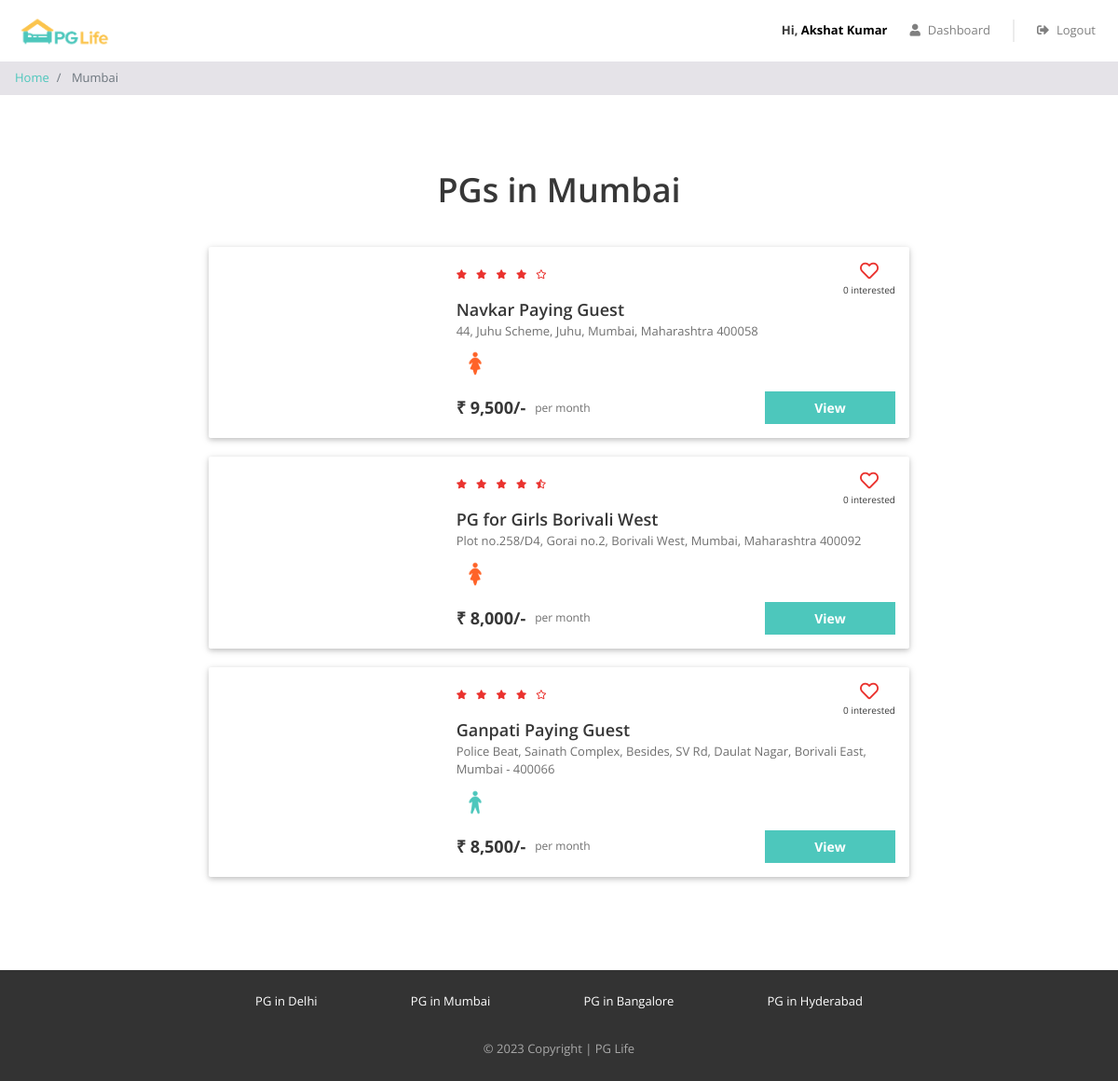
Page /property_list.php?city=Mumbai (signed in) on the committed database.
### tables this page shows
CREATE TABLE `properties` (
  `id` int(11) NOT NULL,
  `city_id` int(11) NOT NULL,
  `name` varchar(400) NOT NULL,
  `address` varchar(1020) NOT NULL,
  `description` longtext NOT NULL,
  `gender` enum('male','female','ubisex') NOT NULL DEFAULT 'male',
  `rent` int(11) NOT NULL,
  `rating_clean` float NOT NULL,
  `rating_food` float NOT NULL,
  `rating_safety` float NOT NULL,
  `Location` text NOT NULL
);

### property_list.php (the view, shortened to what this page needs)
<?php
require "includes/database_connect.php";
$city_name = $_GET["city"];
$sql_1 = "SELECT * FROM cities WHERE name = '$city_name'";
$result_1 = mysqli_query($conn, $sql_1);
$city = mysqli_fetch_assoc($result_1);
$city_id = $city['id'];
$sql_2 = "SELECT * FROM properties WHERE city_id = $city_id";
$result_2 = mysqli_query($conn, $sql_2);
$properties = mysqli_fetch_all($result_2, MYSQLI_ASSOC);
?>
<!DOCTYPE html>
<html lang="en">
<head>
    <?php
    include "includes/head_links.php";
    ?>
    <link href="css/property_list.css" rel="stylesheet" />
</head>
<body>
    <?php
    include "includes/header.php";
    ?>
    <nav aria-label="breadcrumb">
        <ol class="breadcrumb py-2">
            <li class="breadcrumb-item">
                <a href="index.php">Home</a>
            </li>
            <li class="breadcrumb-item active" aria-current="page">
                <?php echo $city_name; ?>
            </li>
        </ol>
    </nav>
    <div class="page-container">
        <?php
            if (count($properties) > 0) {
                echo '
                <h1 style="text-align:center;">PGs in '.$city_name.' </h1>';
            }
        ?>
        <?php
        foreach ($properties as $property) {
        ?>
            <div class="property-card property-id-<?= $property['id'] ?> row">
                <div class="image-container col-md-4">
                </div>
                <div class="content-container col-md-8">
                    <div class="row no-gutters justify-content-between">
                        <?php
                        $total_rating = ($property['rating_clean'] + $property['rating_food'] + $property['rating_safety']) / 3;
                        $total_rating = round($total_rating, 1);
                        ?>
                        <div class="star-container" title="<?= $total_rating ?>">
                            <?php
                            $rating = $total_rating;
                            for ($i = 0; $i < 5; $i++) {
                                if ($rating >= $i + 0.8) {
                            ?>
                                    <i class="fas fa-star"></i>
                                <?php
                                } elseif ($rating >= $i + 0.3) {
                                ?>
                                    <i class="fas fa-star-half-alt"></i>
                                <?php
                                } else {
                                ?>
                                    <i class="far fa-star"></i>
                            <?php
                                }
                            }
                            ?>
                        </div>
                        <div class="interested-container">
                            <?php
                            $interested_users_count = 0;
                            $is_interested = false;
                            if ($is_interested) {
                            ?>
                                <i class="is-interested-image fas fa-heart" property_id="<?= $property['id'] ?>"></i>
                            <?php
                            } else {
                            ?>
                                <i class="is-interested-image far fa-heart" property_id="<?= $property['id'] ?>"></i>
                            <?php
                            }
                            ?>
                            <div class="interested-text">
                                <span class="interested-user-count"><?= $interested_users_count ?></span> interested
                            </div>
                        </div>
                    </div>
                    <div class="detail-container">
                        <div class="property-name"><?= $property['name'] ?></div>
                        <div class="property-address"><?= $property['address'] ?></div>
                        <div class="property-gender">
                            <?php
                            if ($property['gender'] == "male") {
                            ?>
                                <img src="img/male.png" />
                            <?php
                            } elseif ($property['gender'] == "female") {
                            ?>
                                <img src="img/female.png" />
                            <?php
                            } else {
                            ?>
                                <img src="img/unisex.png" />
                            <?php
                            }
                            ?>
                        </div>
                    </div>
                    <div class="row no-gutters">
                        <div class="rent-container col-6">
                            <div class="rent">₹ <?= number_format($property['rent']) ?>/-</div>
                            <div class="rent-unit">per month</div>
                        </div>
                        <div class="button-container col-6">
                            <a href="property_detail.php?property_id=<?= $property['id'] ?>" class="btn btn-primary">View</a>
                        </div>
                    </div>
                </div>
            </div>
        <?php
        }
        ?>
    </div>
    <?php
    include "includes/footer.php";
    ?>
</body>
</html>

### css/common.css (style rules this page uses)
* { box-sizing: border-box; font-family: 'Open Sans', sans-serif; }
body { color: #373737; font-size: 16px; position: relative; }
h1, h2, h3, h4, h5, h6 { font-weight: 600; }
h1 { font-size: 36px; margin-bottom: 40px; }
.btn-primary, .btn-warning, .btn-danger { color: white; font-weight: bold; }
.breadcrumb { background-color: #e5e3e8; font-size: 13px; border-radius: 0px; margin-bottom: 0px; }
.page-container { max-width: 800px; padding: 80px 24px; margin: auto; }

### css/property_list.css (style rules this page uses)
.property-card { background-color: #ffffff; border-radius: 2px; padding: 15px 0px; margin: 0px auto 20px; box-shadow: 0 2px 5px 0 rgba(0, 0, 0, 0.16), 0 2px 10px 0 rgba(0, 0, 0, 0.12); }
.image-container { text-align: center; }
.star-container i { color: #EA322E; font-size: 10px; margin-right: 6px; }
.interested-container { text-align: center; }
.interested-container i { color: #EA322E; font-size: 20px; cursor: pointer; }
.interested-text { font-size: 10px; }
.detail-container { padding-bottom: 10px; }
.property-name { font-size: 18px; font-weight: 600; }
.property-address { color: #6f6f6f; font-size: 13px; padding-bottom: 5px; }
.property-gender img { width: 40px; }
.rent-container { display: flex; align-items: center; }
.rent { font-size: 18px; font-weight: bold; padding-right: 10px; }
.rent-unit { color: #6f6f6f; font-size: 12px; }
.button-container .btn { font-size: 14px; border-radius: 0px; width: 140px; float: right; }

### rows in the picture
properties: interested_users_count "0", name "Navkar Paying Guest", address "44, Juhu Scheme, Juhu, Mumbai, Maharashtra 400058", rent "9,500"
properties: rating_safety 4.5 (drawn), interested_users_count "0", name "PG for Girls Borivali West", address "Plot no.258/D4, Gorai no.2, Borivali West, Mumbai, Maharashtra 400092", rent "8,000"
properties: interested_users_count "0", name "Ganpati Paying Guest", address "Police Beat, Sainath Complex, Besides, SV Rd, Daulat Nagar, Borivali East, Mumbai - 400066", rent "8,500"

### other values in the picture
$_SESSION["full_name"] "Akshat Kumar"
$city_name "Mumbai"
